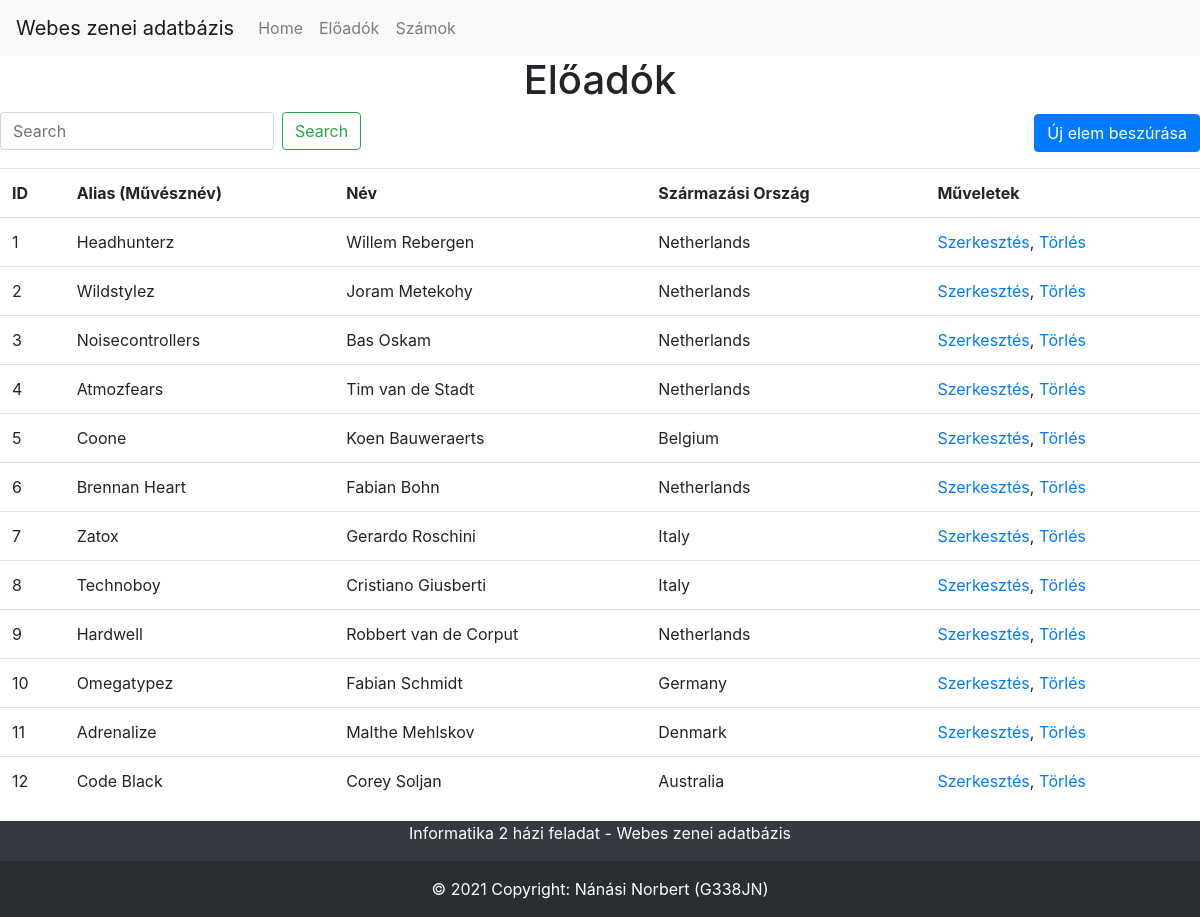
Screenshot of /artists.php with the database file from the repository.
### tables this page shows
CREATE TABLE IF NOT EXISTS `Artists` (
  `id` INT NOT NULL auto_increment,
  `artistName` VARCHAR(45) NOT NULL,
  `artistAlias` VARCHAR(45) NULL,
  `artistCountry` VARCHAR(45) NOT NULL,
  PRIMARY KEY (`id`));

### artists.php (the view, shortened to what this page needs)
<!DOCTYPE html>
<html>
<head>
    <?php include('head.php'); ?>
</head>
<body>
    <?php include('nav-bar.php'); ?>
    <?php
    $link = opendb();
    $eredmeny = mysqli_query($link, "SELECT a.id AS id, a.artistName AS artistName, a.artistAlias AS artistAlias, a.artistCountry AS artistCountry FROM artists a");
    ?>
    <h1 class="text-center">Előadók</h1>
    <div style="display:flex;flex-direction:row;justify-items:space-between;justify-content: space-between;align-items: baseline;flex-wrap: wrap">
        <form method="get" action="searchartists.php" class="form-inline my-2 my-lg-0">
            <input class="form-control mr-sm-2" type="text" placeholder="Search" aria-label="Search" name="search">
            <button class="btn btn-outline-success my-2 my-sm-0" type="submit">Search</button>
        </form>
        <p>
            <a class="btn btn-primary" href="insertartist.php">Új elem beszúrása</a>
        </p>
    </div>
    <table class="table">
        <tr>
            <th>ID</th>
            <th>Alias (Művésznév)</th>
            <th>Név</th>
            <th>Származási Ország</th>
            <th>Műveletek</th>
        </tr>
        <?php while ($row = mysqli_fetch_array($eredmeny)) : ?>
            <tr>
                <td><?= $row['id'] ?></td>
                <td><?= $row['artistAlias'] ?></td>
                <td><?= $row['artistName'] ?></td>
                <td><?= $row['artistCountry'] ?></td>
                <td><a href="editartist.php?id=<?= $row['id'] ?>">Szerkesztés</a>, <a href="deleteartists.php?id=<?= $row['id'] ?>">Törlés</a></td>
            </tr>
        <?php endwhile; ?>
    </table>
</body>
<?php include('footer.php'); ?>
</html>

### head.php (shortened to what this page needs)
<!DOCTYPE html>
<html>
<head>
    <link rel="stylesheet" href="https://stackpath.bootstrapcdn.com/bootstrap/4.3.1/css/bootstrap.min.css">
</head>
</html>

### nav-bar.php (shortened to what this page needs)
<nav class="navbar navbar-expand-lg navbar-light bg-light">
  <a class="navbar-brand" href="index.php">Webes zenei adatbázis</a>
  <div class="collapse navbar-collapse" id="navbarSupportedContent">
    <ul class="navbar-nav mr-auto">
      <li class="nav-item">
        <a class="nav-link " href="index.php">Home</a>
      </li>
      <li class="nav-item">
        <a class="nav-link" href="artists.php">Előadók</a>
      <li class="nav-item">
        <a class="nav-link" href="songs.php">Számok</a>
      </li>
    </ul>
  </div>
</nav>

### footer.php (shortened to what this page needs)
<footer class="bg-dark text-center text-white footer navbar-fixed-bottom" style="position: absolute;
    bottom: -1 ;width:100%;padding-bottom:-10px;">
  Informatika 2 házi feladat - Webes zenei adatbázis
  <div class="text-center p-3" style="background-color: rgba(0, 0, 0, 0.2);">
    © 2021 Copyright:
    <a class="text-white">Nánási Norbert (G338JN)</a>
  </div>
</footer>

### rows the page displays
artists: id "1", artistAlias "Headhunterz", artistName "Willem Rebergen", artistCountry "Netherlands"
artists: id "2", artistAlias "Wildstylez", artistName "Joram Metekohy", artistCountry "Netherlands"
artists: id "3", artistAlias "Noisecontrollers", artistName "Bas Oskam", artistCountry "Netherlands"
artists: id "4", artistAlias "Atmozfears", artistName "Tim van de Stadt", artistCountry "Netherlands"
artists: id "5", artistAlias "Coone", artistName "Koen Bauweraerts", artistCountry "Belgium"
artists: id "6", artistAlias "Brennan Heart", artistName "Fabian Bohn", artistCountry "Netherlands"
artists: id "7", artistAlias "Zatox", artistName "Gerardo Roschini", artistCountry "Italy"
artists: id "8", artistAlias "Technoboy", artistName "Cristiano Giusberti", artistCountry "Italy"
artists: id "9", artistAlias "Hardwell", artistName "Robbert van de Corput", artistCountry "Netherlands"
artists: id "10", artistAlias "Omegatypez", artistName "Fabian Schmidt", artistCountry "Germany"
artists: id "11", artistAlias "Adrenalize", artistName "Malthe Mehlskov", artistCountry "Denmark"
artists: id "12", artistAlias "Code Black", artistName "Corey Soljan", artistCountry "Australia"
